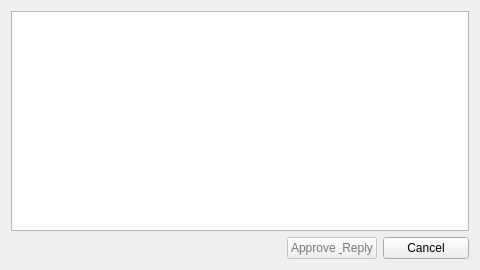
<?xml version="1.0" encoding="UTF-8"?>
<ui version="4.0">
 <class>Replier</class>
 <widget class="QDialog" name="Replier">
  <property name="geometry">
   <rect>
    <x>0</x>
    <y>0</y>
    <width>480</width>
    <height>270</height>
   </rect>
  </property>
  <property name="windowTitle">
   <string>Reply to Comment</string>
  </property>
  <layout class="QGridLayout" name="gridLayout">
   <item row="1" column="4">
    <widget class="QPushButton" name="pushButton_2">
     <property name="contextMenuPolicy">
      <enum>Qt::DefaultContextMenu</enum>
     </property>
     <property name="text">
      <string>Cancel</string>
     </property>
     <property name="autoDefault">
      <bool>false</bool>
     </property>
    </widget>
   </item>
   <item row="1" column="3">
    <widget class="QPushButton" name="pushButton_1">
     <property name="enabled">
      <bool>false</bool>
     </property>
     <property name="palette">
      <palette>
       <active>
        <colorrole role="ButtonText">
         <brush brushstyle="SolidPattern">
          <color alpha="255">
           <red>0</red>
           <green>170</green>
           <blue>0</blue>
          </color>
         </brush>
        </colorrole>
       </active>
       <inactive>
        <colorrole role="ButtonText">
         <brush brushstyle="SolidPattern">
          <color alpha="255">
           <red>0</red>
           <green>170</green>
           <blue>0</blue>
          </color>
         </brush>
        </colorrole>
       </inactive>
       <disabled>
        <colorrole role="ButtonText">
         <brush brushstyle="SolidPattern">
          <color alpha="255">
           <red>120</red>
           <green>120</green>
           <blue>120</blue>
          </color>
         </brush>
        </colorrole>
       </disabled>
      </palette>
     </property>
     <property name="contextMenuPolicy">
      <enum>Qt::DefaultContextMenu</enum>
     </property>
     <property name="text">
      <string>Approve &amp; Reply</string>
     </property>
     <property name="autoDefault">
      <bool>false</bool>
     </property>
    </widget>
   </item>
   <item row="0" column="0" colspan="5">
    <widget class="QPlainTextEdit" name="plainTextEdit"/>
   </item>
  </layout>
 </widget>
 <resources/>
 <connections/>
</ui>
